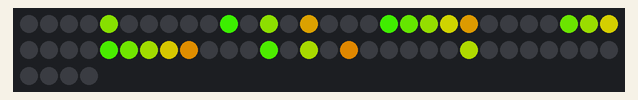
The sketch below on a simulated Arduino Uno, built with avr-gcc and run on an emulated ATmega328P. Shown: 64 RGB LEDs in strip order, left to right, continuing on the next row. Dim RGB values are drawn brighter than linear.

Above: at 0.05 s.
At 4.72 s:
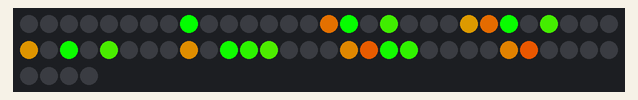
At 9.79 s:
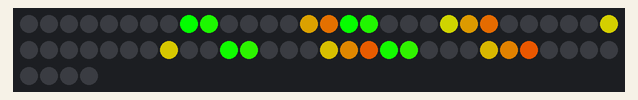
At 19.84 s:
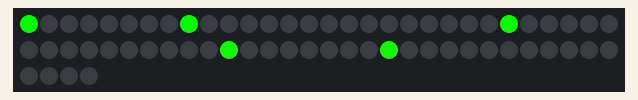
At 29.48 s:
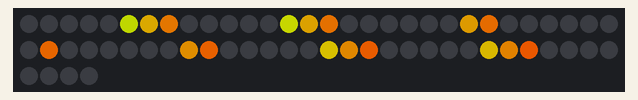
At 39.84 s:
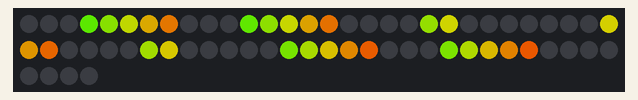

The sketch:

fonttest2.ino
```cpp
#include <SPI.h>


#include <Ethernet.h>
#include <EthernetClient.h>
#include <PubSubClient.h>
#include <Adafruit_NeoPixel.h>
#include <vincent.h>


#define PIN 6

// Parameter 1 = number of pixels in strip
// Parameter 2 = pin number (most are valid)
// Parameter 3 = pixel type flags, add together as needed:
//   NEO_KHZ800  800 KHz bitstream (most NeoPixel products w/WS2812 LEDs)
//   NEO_KHZ400  400 KHz (classic 'v1' (not v2) FLORA pixels, WS2811 drivers)
//   NEO_GRB     Pixels are wired for GRB bitstream (most NeoPixel products)
//   NEO_RGB     Pixels are wired for RGB bitstream (v1 FLORA pixels, not v2)
Adafruit_NeoPixel strip = Adafruit_NeoPixel(64, PIN, NEO_GRB + NEO_KHZ800);

byte mac[]    = {  0x41, 0x7c, 0x8f, 0x5a, 0xa4, 0x70 };
byte server[] = { 85,119,83,194 };
byte message[] = "*** Merry Christmas from the Fremantle Family ***";
byte buffer[408];
int length = sizeof(message);
//void callback(char* topic, byte* payload, unsigned int length) {
//  updateBuffer(payload, length<50?length:50);
//}

//EthernetClient ethClient;
//PubSubClient client(server, 1883, callback, ethClient);

void setup() {
  updateBuffer(message, length);
//  Serial.begin(19200);
//  Serial.print(Ethernet.begin(mac)>0?"got dhcp":"failed dhcp");

//if (client.connect("arduinoClient")) {
////      Serial.println("connected");
//    } else {
////      Serial.println("failed to connect");
//    }
//
//    client.publish("/pzf/status", "MQTT connected ok");
//    client.subscribe("/pzf/message");
//
//  Serial.begin(19200);
//  Serial.println("here");
//  Serial.end();


  strip.begin();
  strip.show(); // Initialize all pixels to 'off'
}

void loop() {
//  updateBuffer(message, length);
  spell(100);
}


uint8_t getPixel(uint8_t x, uint8_t y) {
  return (x*8)+y;
}

void updateBuffer(byte string[], uint8_t len) {
  byte *p = &buffer[0];
  for (int i=0; i<=len & i<51; ++i) {
     memcpy(p, vincent_data[string[i%len]], 8);
//    byte transpose[8] = {0,0,0,0,0,0,0,0};
//    for (int row=0; row<8; ++row) {
//      byte rowdata = vincent_data[string[i%len]][row];
//      for (int col=0; col<8; ++col) {
//        int bit = rowdata & (1<<(col));
////    memcpy(p, vincent_data[string[i%len]], 8);
//        transpose[row] |= (bit<<(col));
//      }
//      Serial.println(rowdata);
//      Serial.println(transpose[row]);
//    }
//      memcpy(p, transpose, 8);

    p +=8;
  }
}

void spell(uint8_t wait) {

    for (int pointer = 0; pointer < 8*length; ++pointer)
    {
      for (int i=0; i<8; ++i) {
         int row = pointer+i;
         splatrow(row,i);
      }
      strip.show();
      delay(wait);
    }

}

void splatrow(uint8_t col, uint8_t x) {
  for (int y = 0; y<8; ++y) {
      if (buffer[col] & (1<<y)) {
           strip.setPixelColor(getPixel(y,x),Wheel(((x * 8) + y) & 255));
        }
        else
        {
           strip.setPixelColor(getPixel(y,x),0);
        }
      }
   }


// Input a value 0 to 255 to get a color value.
// The colours are a transition r - g - b - back to r.
uint32_t Wheel(byte WheelPos) {
  if(WheelPos < 85) {
   return strip.Color(WheelPos * 3, 255 - WheelPos * 3, 0);
  } else if(WheelPos < 170) {
   WheelPos -= 85;
   return strip.Color(255 - WheelPos * 3, 0, WheelPos * 3);
  } else {
   WheelPos -= 170;
   return strip.Color(0, WheelPos * 3, 255 - WheelPos * 3);
  }
}
```

Source omitted: vincent.h (data table, 7121 bytes)
